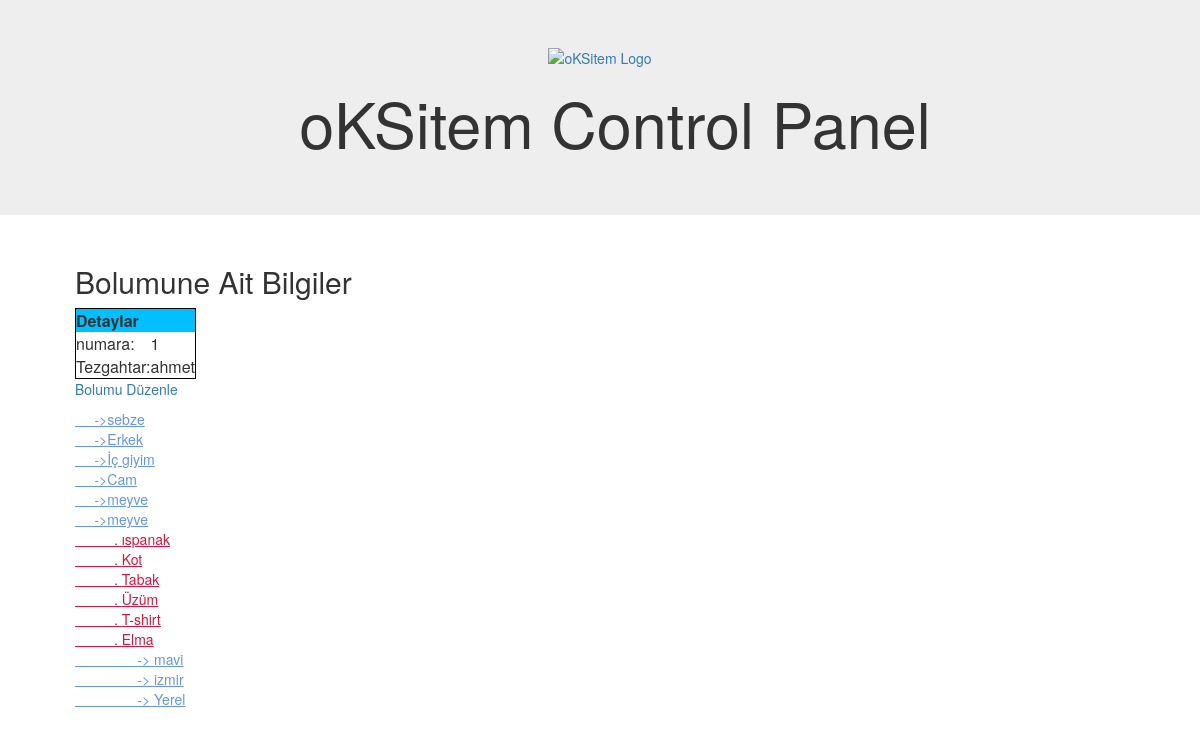
Screenshot of /detail/reyon/1/ with the database file from the repository.
### main/models.py (models this page shows, shortened)
class Reyon(models.Model):
 	bolum=models.ForeignKey(
 	Bolum,
 	on_delete=models.CASCADE,
 	)
 	pazar = models.ForeignKey('Pazar',default=1)
 	numara=models.CharField(max_length=100)
 	saticiAdi=models.CharField(max_length=100)

class UrunTipi(models.Model):
 	reyon=models.ForeignKey(Reyon,
 	on_delete=models.CASCADE,
 	)
 	pazar = models.ForeignKey('Pazar',default=1)
 	tip_ismi=models.CharField(max_length=30)

class UrunAdi(models.Model):
 	urunTipi=models.ForeignKey(UrunTipi,
 	on_delete=models.CASCADE,
 	)
 	urun_isim=models.CharField(max_length=30)
 	pazar = models.ForeignKey('Pazar',default=1)

class UrunOzellikleri(models.Model):
 	urunadi=models.ForeignKey(UrunAdi,on_delete=models.CASCADE)
 	ozellikAdi=models.CharField(max_length=10)
 	urunFiyati=models.CharField(max_length=10)
 	pazar = models.ForeignKey('Pazar',default=1)
 	stok=models.PositiveIntegerField()

### main/views.py (the view)
# urls.py: url(r'detail/reyon/(?P<id>[0-9]+)/$', views.ReyonDetail, name='detail-reyon'),
def ReyonDetail(request,id):
    reyon=get_object_or_404(Reyon,id=id)
    urunadi=UrunAdi.objects.all().filter(pazar_id=id)
    uruntipi=UrunTipi.objects.all().filter(pazar_id=id)
    urunozellikleri=UrunOzellikleri.objects.all().filter(pazar_id=id)
    context = {
        'reyon':reyon,
        'urunadi':urunadi,
        'uruntipi':uruntipi,
        'urunozellikleri':urunozellikleri,
    }
    return render(request,'main/detail-reyon.html',context)

### main/templates/main/detail-reyon.html (shortened to what this page needs)
{% extends "base.html" %}
{% block content %}
    <div>
        <h2>{{reyon.isim}} Bolumune Ait Bilgiler </h2>
            <table style="text-align: left;  border: 1px solid black; ">
                    <tr style="background-color: deepskyblue;">
                      <th>Detaylar</th>
                      <th></th>
                    </tr>
                   <tr>
                    <td>numara:</td><td>{{ reyon.numara }}</td> </tr>
                    <tr><td>Tezgahtar:</td><td>{{reyon.saticiAdi}}</td></tr>
       </table>
        <p>
            <a href="{% url 'create'  %}"> Bolumu Düzenle</a>
        </p>
    </div>
        {% for utipi in uruntipi %}
        <u style="color:cornflowerblue">&nbsp;&nbsp;&nbsp;&nbsp;&nbsp;->{{ utipi.tip_ismi }}<br></u>
        {% empty %}
             Hiç Bolum Eklenmedi.
        {% endfor %}
        {% for uadi in urunadi %}
        <u style="color:crimson">&nbsp;&nbsp;&nbsp;&nbsp;&nbsp;&nbsp;&nbsp;&nbsp;&nbsp;&nbsp;. {{ uadi.urun_isim }}<br></u>
        {% empty %}
             Hiç Bolum Eklenmedi.
        {% endfor %}
        {% for uoz in urunozellikleri %}
        <u style="color:cornflowerblue">&nbsp;&nbsp;&nbsp;&nbsp;&nbsp;&nbsp;&nbsp;&nbsp;&nbsp;&nbsp;&nbsp;&nbsp;&nbsp;&nbsp;&nbsp;&nbsp;-> {{ uoz.ozellikAdi }}<br></u>
        {% empty %}
             Hiç Bolum Eklenmedi.
        {% endfor %}
</div>
{% endblock %}

### rows the page displays
Reyon: numara "1", saticiAdi "ahmet"
UrunTipi: tip_ismi "sebze"
UrunTipi: tip_ismi "Erkek"
UrunTipi: tip_ismi "İç giyim"
UrunTipi: tip_ismi "Cam"
UrunTipi: tip_ismi "meyve"
UrunTipi: tip_ismi "meyve"
UrunAdi: urun_isim "ıspanak"
UrunAdi: urun_isim "Kot"
UrunAdi: urun_isim "Tabak"
UrunAdi: urun_isim "Üzüm"
UrunAdi: urun_isim "T-shirt"
UrunAdi: urun_isim "Elma"
UrunOzellikleri: ozellikAdi "mavi"
UrunOzellikleri: ozellikAdi "izmir"
UrunOzellikleri: ozellikAdi "Yerel"
